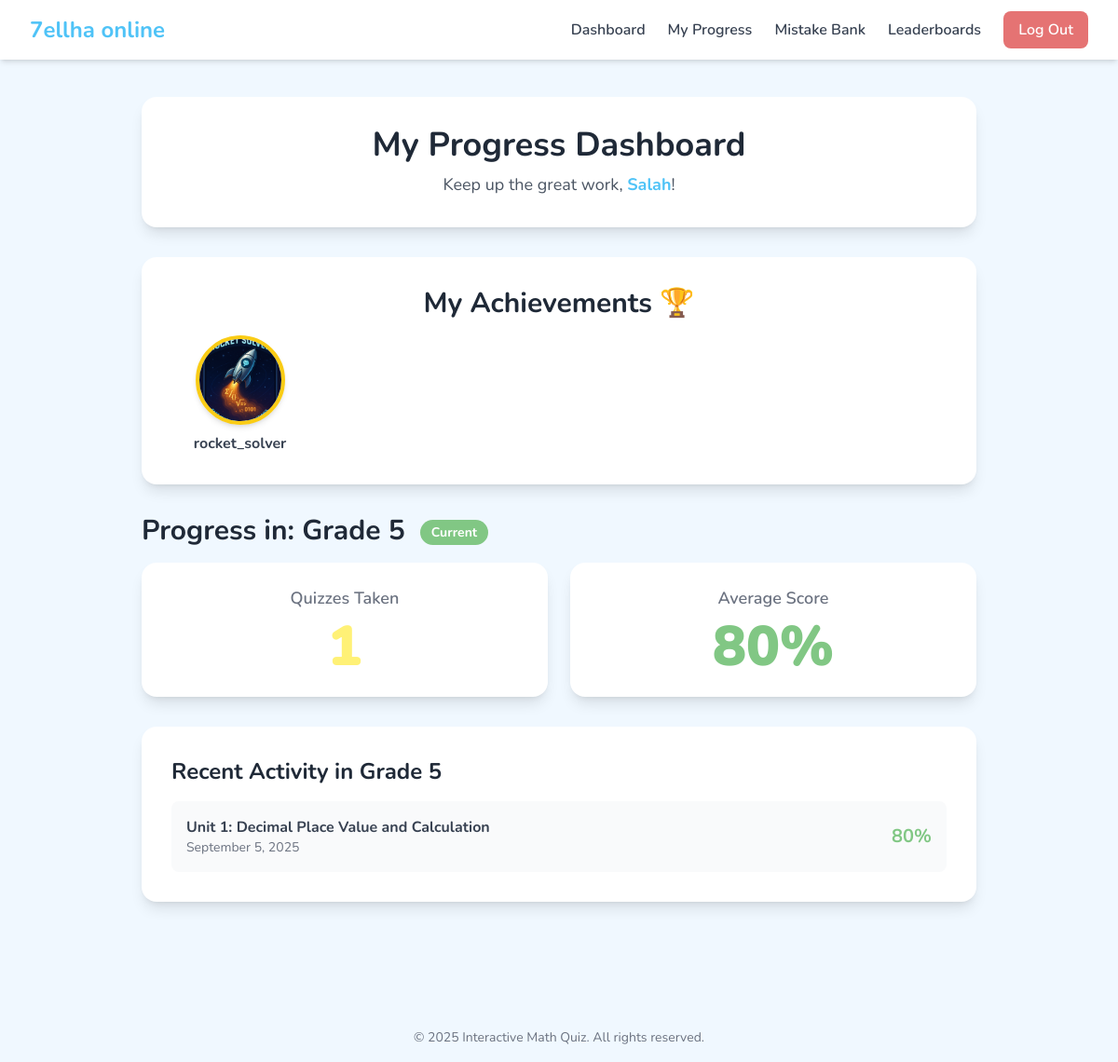
Screenshot of /academics/my-progress/ (signed in) with the database file from the repository.
### apps/users/models.py (models this page shows, shortened)
class User(AbstractUser):
    class UserType(models.TextChoices):
        STUDENT = 'STUDENT', _('Student')
        ADMIN = 'ADMIN', _('Admin')
    user_type = models.CharField(
        _('User Type'),
        max_length=10,
        choices=UserType.choices,
        default=UserType.STUDENT
    )
    grade = models.ForeignKey(
        'academics.Grade',
        on_delete=models.SET_NULL,
        null=True,
        blank=True, # Admins won't have a grade, so this can be blank.
        related_name='students',
        verbose_name=_('Grade')
    )
    class Meta:
        verbose_name = _('User')
        verbose_name_plural = _('Users')

### apps/quizzes/models.py (models this page shows, shortened)
class StudentBadge(models.Model):
    student = models.ForeignKey(settings.AUTH_USER_MODEL, on_delete=models.CASCADE, related_name='badges')
    badge = models.ForeignKey(Badge, on_delete=models.CASCADE)
    count = models.PositiveIntegerField(default=1, help_text="Number of times this badge has been awarded.")
    awarded_at = models.DateTimeField(auto_now_add=True)
    class Meta:
        unique_together = ('student', 'badge')

class Badge(models.Model):
    name = models.CharField(max_length=100, unique=True)
    description = models.TextField()
    icon = models.ImageField(upload_to='badge_icons/', help_text="Upload an icon for the badge.")
    slug = models.SlugField(unique=True, help_text="A unique key for the badge, e.g., 'perfect_score'.")

class QuizResult(models.Model):
    student = models.ForeignKey(settings.AUTH_USER_MODEL, on_delete=models.CASCADE)
    unit = models.ForeignKey(Unit, on_delete=models.CASCADE)
    score = models.FloatField(null=True, blank=True)
    start_time = models.DateTimeField(auto_now_add=True)
    completed_at = models.DateTimeField(null=True, blank=True)
    time_taken_seconds = models.PositiveIntegerField(null=True, blank=True)

### apps/academics/models.py (models this page shows, shortened)
class Grade(models.Model):
    name = models.CharField(
        _('Grade Name'),
        max_length=100,
        unique=True,
        help_text=_("e.g., Grade 1, Grade 2")
    )
    description = models.TextField(
        _('Description'),
        blank=True,
        null=True,
        help_text=_("A brief description of the grade level.")
    )
    class Meta:
        verbose_name = _('Grade')
        verbose_name_plural = _('Grades')
        ordering = ['name'] # Ensures grades are ordered consistently.

class Unit(models.Model):
    grade = models.ForeignKey(Grade, on_delete=models.CASCADE, related_name='units')
    title = models.CharField(_('Title'), max_length=200)
    description = models.TextField(_('Description'), blank=True, null=True)
    unit_number = models.PositiveIntegerField(_('Unit Number'), default=1)
    duration_minutes = models.PositiveIntegerField(
        _('Quiz Duration (minutes)'),
        default=10,
        help_text="Set the time limit for this unit's quiz in minutes."
    )
    is_published = models.BooleanField(
    default=False,
    help_text="Check this box to make the unit visible to students.")
    class Meta:
        verbose_name = _('Unit')
        verbose_name_plural = _('Units')
        ordering = ['grade', 'unit_number']

### apps/academics/views.py (the view)
# urls.py: path('my-progress/', student_profile_view, name='student_profile'),
@login_required
def student_profile_view(request):
    student = request.user
    results = QuizResult.objects.filter(
        student=student,
        completed_at__isnull=False
    ).select_related('unit__grade').order_by('-completed_at')
    progress_by_grade = defaultdict(lambda: {'results': [], 'total_quizzes': 0, 'total_score': 0})
    for result in results:
        grade = result.unit.grade
        if result.score is not None:
            progress_by_grade[grade]['results'].append(result)
            progress_by_grade[grade]['total_quizzes'] += 1
            progress_by_grade[grade]['total_score'] += result.score
    for grade, data in progress_by_grade.items():
        if data['total_quizzes'] > 0:
            data['average_score'] = data['total_score'] / data['total_quizzes']
        else:
            data['average_score'] = 0
    student_badges = StudentBadge.objects.filter(student=student).select_related('badge').order_by('-awarded_at')
    context = {
        'student': student,
        'progress_by_grade': dict(progress_by_grade),
        'student_badges': student_badges,
    }
    return render(request, 'academics/student_profile.html', context)

### apps/core/templates/academics/student_profile.html (shortened to what this page needs)
{% extends "base.html" %}
{% block content %}
<div class="max-w-4xl mx-auto">
    <div class="bg-white rounded-2xl shadow-lg p-6 sm:p-8 mb-8">
        <div class="text-center">
            <h1 class="text-3xl sm:text-4xl font-bold text-gray-800">My Progress Dashboard</h1>
            <p class="text-md sm:text-lg text-gray-600 mt-2">
                Keep up the great work, <span class="font-bold text-brand-light-blue">{{ student.first_name|default:student.username }}</span>!
            </p>
        </div>
    </div>
    <div class="bg-white rounded-2xl shadow-lg p-8 mb-8">
        <h2 class="text-3xl font-bold text-gray-800 mb-4 text-center">My Achievements 🏆</h2>
        <div class="grid grid-cols-2 sm:grid-cols-3 md:grid-cols-4 lg:grid-cols-5 gap-6">
            {% for student_badge in student_badges %}
            <div class="text-center group relative">
                <div class="relative">
                    <img src="{{ student_badge.badge.icon.url }}" alt="{{ student_badge.badge.name }}" class="h-24 w-24 mx-auto rounded-full object-cover border-4 border-yellow-400 shadow-md">
                </div>
                <p class="font-bold text-gray-700 mt-2">{{ student_badge.badge.name }}</p>
            </div>
            {% empty %}
            <p class="col-span-full text-center text-gray-500 py-4">You haven't earned any badges yet. Keep trying!</p>
            {% endfor %}
        </div>
    </div>
    {% for grade, data in progress_by_grade.items %}
    <div class="mb-10">
        <h2 class="text-2xl sm:text-3xl font-bold text-gray-800 mb-4">
            Progress in: {{ grade.name }}
            {% if grade == student.grade %}<span class="text-sm bg-brand-green text-white rounded-full px-3 py-1 ml-2 align-middle">Current</span>{% endif %}
        </h2>
        <div class="grid grid-cols-1 md:grid-cols-2 gap-4 sm:gap-6 mb-8">
            <div class="bg-white rounded-2xl shadow-lg p-5 sm:p-6 text-center">
                <p class="text-md sm:text-lg font-semibold text-gray-500">Quizzes Taken</p>
                <p class="text-5xl sm:text-6xl font-black text-brand-yellow mt-2">{{ data.total_quizzes }}</p>
            </div>
            <div class="bg-white rounded-2xl shadow-lg p-5 sm:p-6 text-center">
                <p class="text-md sm:text-lg font-semibold text-gray-500">Average Score</p>
                <p class="text-5xl sm:text-6xl font-black text-brand-green mt-2">{{ data.average_score|floatformat:0 }}%</p>
            </div>
        </div>
        <div class="bg-white rounded-2xl shadow-lg p-6 sm:p-8">
            <h3 class="text-xl sm:text-2xl font-bold text-gray-800 mb-4">Recent Activity in {{ grade.name }}</h3>
            <div class="space-y-4">
                {% for result in data.results|slice:":5" %}
                <div class="flex flex-col items-start sm:flex-row sm:items-center sm:justify-between bg-gray-50 p-4 rounded-lg">
                    <div>
                        <p class="font-bold text-gray-700">{{ result.unit.title }}</p>
                        <p class="text-sm text-gray-500">{{ result.completed_at|date:"F j, Y" }}</p>
                    </div>
                    <div class="mt-2 sm:mt-0">
                        <span class="font-bold text-lg sm:text-xl
                            {% if result.score >= 80 %}text-brand-green{% elif result.score >= 50 %}text-brand-light-blue{% else %}text-brand-red{% endif %}">
                            {{ result.score|floatformat:0 }}%
                        </span>
                    </div>
                </div>
                {% empty %}
                <p class="text-gray-500 text-center py-4">You haven't completed any quizzes in this grade yet.</p>
                {% endfor %}
            </div>
        </div>
    </div>
    {% empty %}
    <div class="bg-white rounded-2xl shadow-lg p-8 text-center">
        <p class="text-gray-500 text-center py-4">You haven't completed any quizzes yet. Go take one!</p>
    </div>
    {% endfor %}
</div>
{% endblock %}

### apps/core/templates/base.html (style rules this page uses)
body { font-family: 'Nunito', sans-serif; background-color: #f0f8ff; }
.text-brand-light-blue { color: #4fc3f7; }
.text-brand-yellow { color: #fff176; }
.bg-brand-green { background-color: #81c784; }
.text-brand-green { color: #81c784; }

### rows the page displays
User: first_name "Salah"
StudentBadge: badge.icon (picture), badge.name "rocket_solver"
Grade: name "Grade 5", shows "Current", total_quizzes "1", average_score "80"
QuizResult: unit "Unit 1: Decimal Place Value and Calculation", completed_at "September 5, 2025", score "80"
